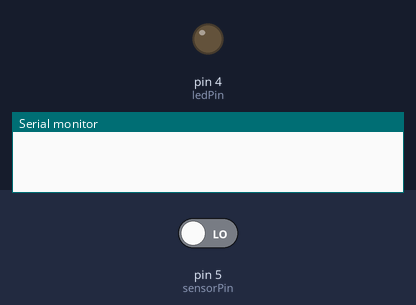
This sketch was run on a simulated Arduino Uno, built with avr-gcc and run on an emulated ATmega328P. On the bench: output pins drawn as LEDs (lit = HIGH), the last lines printed to the serial monitor. Inputs (shaded band) come from the test bench; at power-on: pin 5 (sensorPin) LOW.

Above: at 1.2 s.
1.3 s: pin 5 (sensorPin) driven HIGH
At 2.4 s:
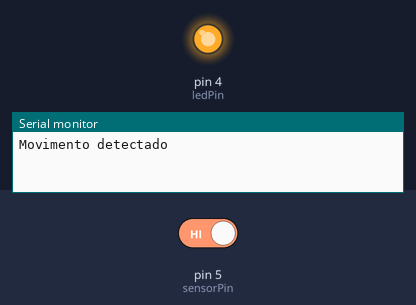
Timing chart, 0 to 4.3 s (numbered marks = the images above; inputs shaded):
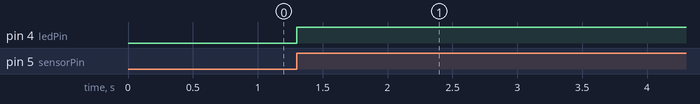

The sketch:

sensorMovimento.ino
```cpp
int ledPin = 4;
int sensorPin = 5;
int leitura = 0;
bool estadoSensor = false;

void setup() {

  pinMode(ledPin, OUTPUT);
  pinMode(sensorPin, INPUT);
  Serial.begin(115200);

}

void loop() {
  leitura = digitalRead(sensorPin);

  if(leitura == HIGH){
    digitalWrite(ledPin, HIGH);
    if(estadoSensor == false){
      Serial.println("Movimento detectado");
      estadoSensor = true;
    }
    delay(5000);
  }
  else{
    digitalWrite(ledPin, LOW);
    if(estadoSensor == true){
      Serial.println("Sem movimento");
      estadoSensor = false;
    }

  }
}
```

Measured:
- after the input at 1.3 s, pin 4 (ledPin): LOW → HIGH at once
